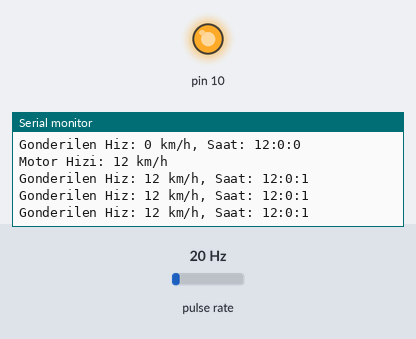
A sketch run on a simulated Arduino Uno, built with avr-gcc and run on an emulated ATmega328P. Shown: output pins drawn as LEDs (lit = HIGH), the last lines printed to the serial monitor. Wiring (inferred from the names in the program): pulse sensor: data pin 2. The inputs (shaded band) are chosen by the test bench; at power-on: pulse rate 20 Hz. The local clock reads 2024-03-15 10:24:30 at power-on unless the sketch sets it.

Above: at 1.2 s.
1.3 s: pulse rate (sensor on pin 2) set to 4 Hz
At 2.15 s:
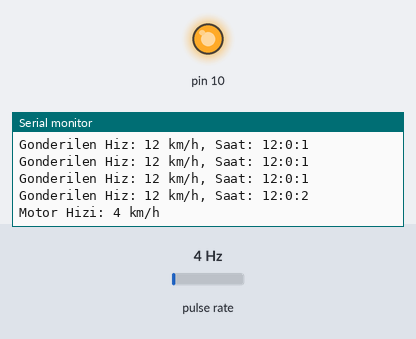
4.3 s: pulse rate (sensor on pin 2) set to 50 Hz
At 5.24 s:
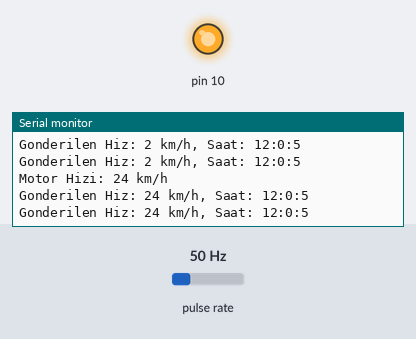
Timing chart, 0 to 7.3 s (numbered marks = the images above; inputs shaded):
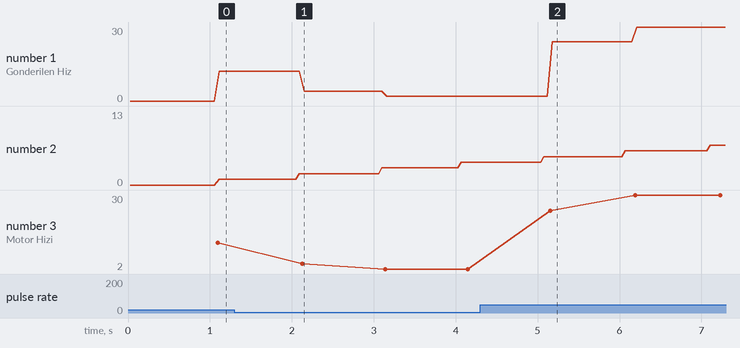

The sketch:

motoraks.ino
```cpp
#include <mcp2515.h>
#include <SPI.h>
#include <Wire.h>
#include <RTClib.h>
#include <DS1302.h>

#define SENSOR_PIN 2
volatile int pulseSayac = 0;
unsigned long lastTime = 0;
int tekerlekCevresi = 1.8;
int hiz = 0.0;

#define DS1302_CLK 6
#define DS1302_DAT 7
#define DS1302_RST 8
DS1302 rtc(DS1302_RST, DS1302_DAT, DS1302_CLK);


MCP2515 mcp2515(10);
struct can_frame canMsg;

void sayacPulse() {
  pulseSayac++;
}

void setup() {
  Serial.begin(9600);
  SPI.begin();

  if (mcp2515.reset() != MCP2515::ERROR_OK) {
    Serial.println("CAN Modülü reset edilemedi!");
  }
  if (mcp2515.setBitrate(CAN_250KBPS, MCP_16MHZ) != MCP2515::ERROR_OK) {
    Serial.println("CAN Modülü hız ayarı başarısız!");
  }
  if (mcp2515.setNormalMode() != MCP2515::ERROR_OK) {
    Serial.println("CAN Modülü normal moda geçemedi!");
  }

  Serial.println("Gonderici baslatildi...");

  pinMode(SENSOR_PIN, INPUT_PULLUP);
  attachInterrupt(digitalPinToInterrupt(SENSOR_PIN), sayacPulse, FALLING);
   rtc.halt(false);  // RTC modülünü çalıştırır
  rtc.writeProtect(false);  // RTC modülündeki yazma korumasını kapatır
 Time t(2024, 12, 20, 12, 0, 0, 4);  // Thursday = 4
  rtc.time(t);


}

void loop() {
 unsigned long currentTime = millis();
  if (currentTime - lastTime >= 1000) {
   hiz = (pulseSayac * tekerlekCevresi * 60) / 100;
    Serial.print("Motor Hizi: ");
    Serial.print(hiz);
    Serial.println(" km/h");
    pulseSayac = 0;
    lastTime = currentTime;
  }

  Time t = rtc.time();
  uint8_t saat = t.hr;
  uint8_t dakika = t.min;
  uint8_t saniye = t.sec;

    canMsg.can_id = 0x100;
    canMsg.can_dlc = 5;
    canMsg.data[0] = (int)hiz >> 8;
    canMsg.data[1] = (int)hiz & 0xFF;
    canMsg.data[2] = saat;
    canMsg.data[3] = dakika;
    canMsg.data[4] = saniye;

    mcp2515.sendMessage(&canMsg);
    Serial.print("Gonderilen Hiz: ");
    Serial.print(hiz);
    Serial.print(" km/h, Saat: ");
    Serial.print(saat);
    Serial.print(":");
    Serial.print(dakika);
    Serial.print(":");
    Serial.println(saniye);

}
```

Measured:
- after the input at 1.3 s, the serial monitor: prints a new line after 0.83 s (image 1)
- after the input at 4.3 s, the serial monitor: prints a new line after 0.86 s (image 2)
- plotted number 1: 2 → 30 after the input at 4.3 s
- plotted number 3: 2 → 30 after the input at 4.3 s
